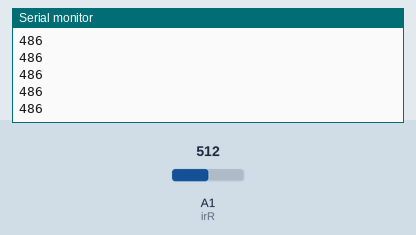
Simulated run of this sketch. Board: Arduino Uno, built with avr-gcc and run on an emulated ATmega328P. On the bench: the last lines printed to the serial monitor. The test bench sets the inputs (shaded band); at power-on: A1 (irR) = 512.

Above: at 1.2 s.
1.3 s: A1 (irR) set to 716
At 1.34 s:
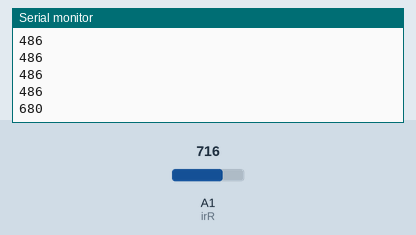
2.8 s: A1 (irR) set to 900
At 2.87 s:
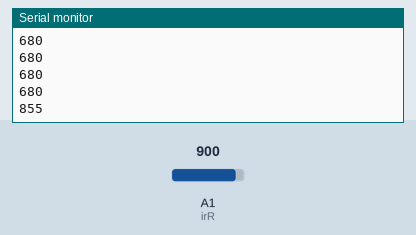
Timing chart, 0 to 5.8 s (numbered marks = the images above; inputs shaded):
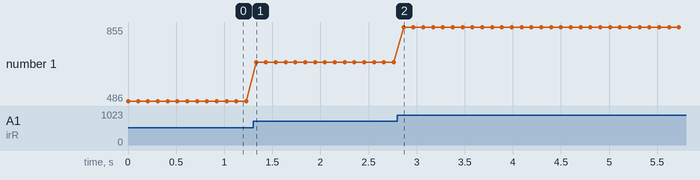

Measured:
- after the input at 1.3 s, the serial monitor: prints a new line at once (image 1)
- after the input at 2.8 s, the serial monitor: prints a new line after 0.06 s (image 2)
- plotted number 1: 486 → 680 after the input at 1.3 s, 680 → 855 after the input at 2.8 s

The sketch:

Sensor_Calibration.ino
```cpp
/*DigitalSonar.ino
  4 pin HRC - SR04 sesnro
  trigger and echo pin tied together on pin 12
  data pin 7
  VCC 5V
  GND GND
*/

#define irF 0
#define irR 1
#define irB 2
#define irL 3


void setup() {
  Serial.begin(9600);

}

void loop() {
  int value = 0;
  for (int i = 0; i < 19; i++){
    value = value + analogRead(irR);
  }
  value = value/20;
  Serial.println(value);
  delay(100);
}
```
